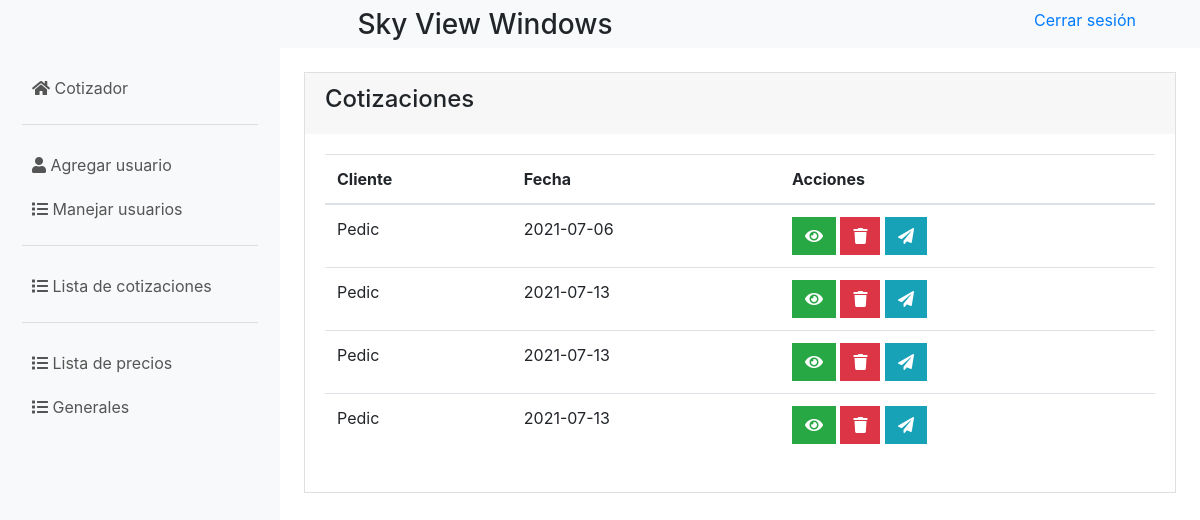
Page /inicio.php?action=lstCotizaciones (signed in) on the earlier database version.
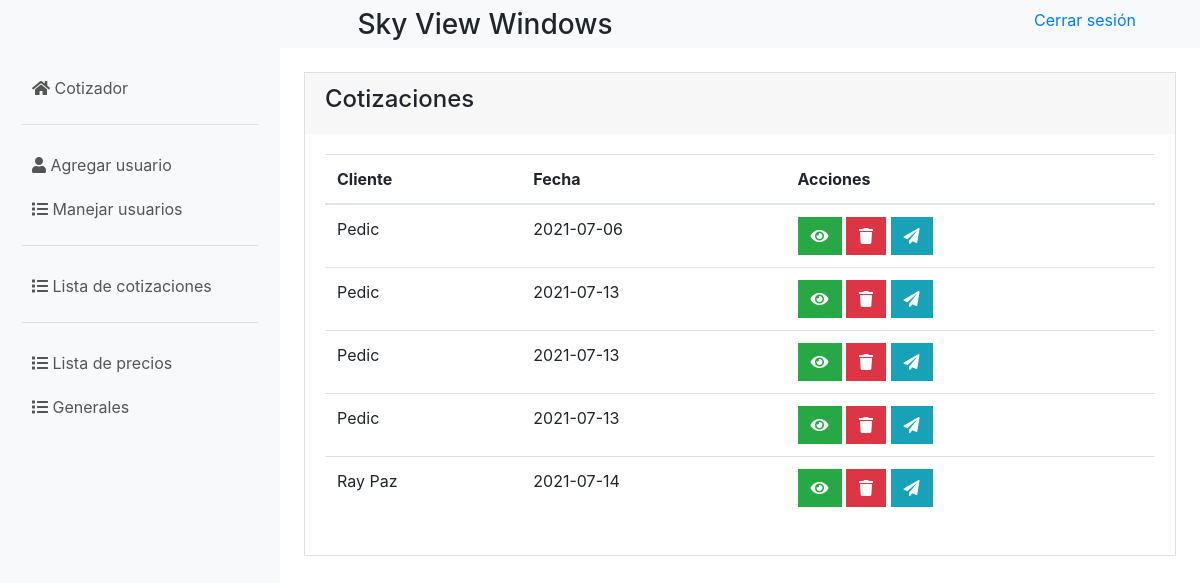
Same page on the later database version.
### tables this page shows
CREATE TABLE `cotizaciones` (
  `idCotizacion` int(11) NOT NULL,
  `ventana` longtext NOT NULL CHECK (json_valid(`ventana`)),
  `cliente` varchar(100) NOT NULL,
  `fecha` date NOT NULL
);

### models/conexion.php (called while the page is built)
<?php
class Conexion {
  public static function conectar() {
    $servername = "127.0.0.1";
    $username = "root";
    $password = "";
    $dbname = "cotizador";
    try {
      $conexion = new PDO("mysql:host=$servername;dbname=$dbname", $username, $password);
      $conexion->setAttribute(PDO::ATTR_ERRMODE, PDO::ERRMODE_EXCEPTION);
    } catch (PDOException $exception) {
      print_r($exception);
    }
    return $conexion;
  }
}

### models/modelCotizaciones.php (called while the page is built, shortened)
<?php
require_once "conexion.php";
class CotizacionesModel {
  public static function mdlListarCotizaciones() {
    $statement = Conexion::conectar() -> prepare("SELECT * FROM `cotizaciones`;");
    $statement -> execute();
    return $statement -> fetchAll();
  }
}

### controllers/controllerCotizaciones.php (the view, shortened to what this page needs)
<?php
class CotizacionesController {
  public function ctrListarCotizaciones() {
    $cotizaciones = CotizacionesModel::mdlListarCotizaciones();
    foreach ($cotizaciones as $cotizacion) {
      echo '
        <tr>
          <td>' . $cotizacion["cliente"] . '</td>
          <td>' . $cotizacion["fecha"] .'</td>
          <td>
            <button class="btn btn-success" onclick="mirarCotizacion(' . $cotizacion["idCotizacion"] . ')"><i class="fas fa-eye"></i></button>
            <button class="btn btn-danger" onclick="borrarCotizacion(' . $cotizacion["idCotizacion"] . ')"><i class="fas fa-trash"></i></button>
            <button class="btn btn-info" onclick="enviarCotizacion(' . $cotizacion["idCotizacion"] . ')"><i class="fas fa-paper-plane"></i></button>
          </td>
        </tr>
      ';
    }
  }
}

Differences in the rows shown:
added cotizaciones: cliente "Ray Paz", fecha "2021-07-14"
